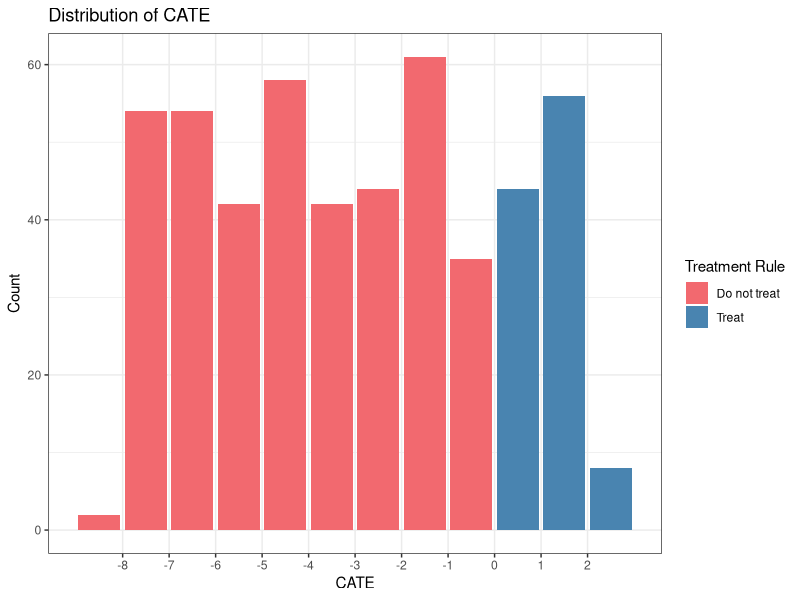

Here is the R script that generated this plot:
## ---- chunk 1
knitr::opts_chunk$set(echo = TRUE)
## ---- chunk 2
n <- 500
W <- runif(n, 1, 99)
A <- rbinom(n, 1, prob = abs(W/100))
Y <- rnorm(n, 10) + rnorm(n, 2*A) + rnorm(n, 50*W) - rnorm(n, .1*A*W)
df <- data.frame(W, A, Y)
## ---- chunk 3
fit <- glm(Y~A*W)
E_Y1 <- predict(fit, newdata = data.frame(A = 1, W))
E_Y0 <- predict(fit, newdata = data.frame(A = 0, W))
CATE <- E_Y1 - E_Y0
## ---- chunk 4
library(tidyverse)
data.frame(CATE) |>
  mutate(d_star = ifelse(CATE > 0, "Treat", "Do not treat")) |>
  ggplot(aes(CATE,fill=d_star)) +
  geom_bar() +
  scale_x_binned() +
  theme_bw() +
  scale_fill_manual(values = c("#f2696f","#4984b0")) +
  labs(x="CATE", y = "Count", fill = "Treatment Rule", title="Distribution of CATE")
